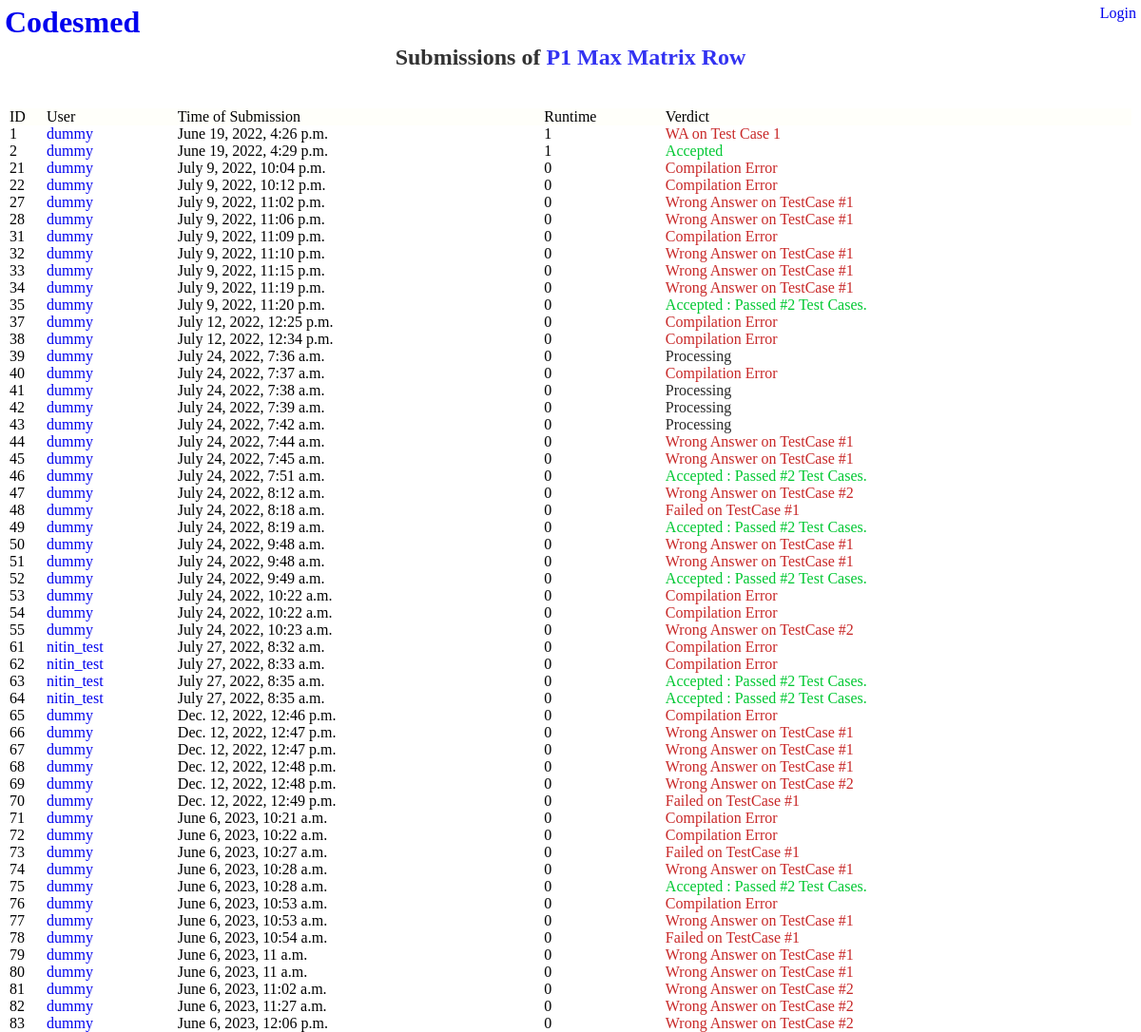
/submissions/1, run on an earlier commit of the app's database.
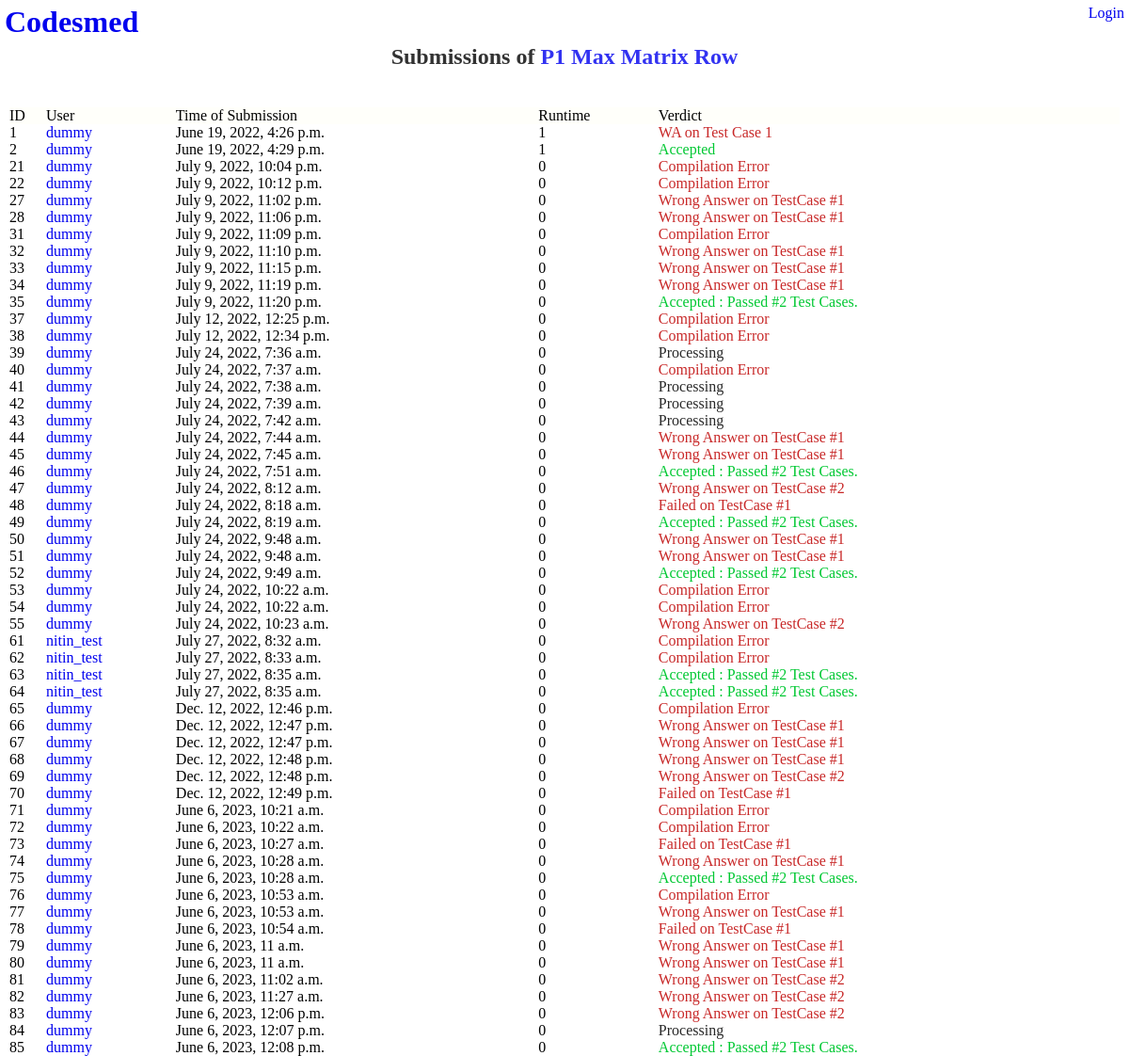
And on a later commit of the database.
### problems/models.py (models this page shows)
class Submission(models.Model) :
    user = models.ForeignKey(User, on_delete=models.CASCADE)
    problem = models.ForeignKey(Problem, on_delete=models.CASCADE)
    source_file_path = models.CharField(max_length=200)
    verdict = models.CharField(max_length=50) # Time Limit Exceeded on Test Case 1000 (37 chars)
    verdict_type = models.IntegerField()
    runtime = models.IntegerField()
    language_id = models.IntegerField()
    submission_time = models.DateTimeField()

### problems/views.py (the view)
# urls.py: path('submissions/<int:problem_id>', views.submissions_detail, name='submissions_detail_path'),
def submissions_detail(request, problem_id):
    problem = get_object_or_404(Problem, pk=problem_id)
    context = {'problem': problem, **get_cur_user_context(request) }
    return render(request, 'problems/submissions_detail.html', context)

### problems/views.py (called while the page is built)
def get_cur_user_context(request):
    is_logged_in = True
    username = ''
    if not is_cur_user_logged_in(request) :
        is_logged_in = False
    else :
        username = request.user.username
    return {
        'is_logged_in' : is_logged_in,
        'username' : username,
    }

def is_cur_user_logged_in(request):
    return request.user.is_authenticated

### problems/templates/problems/submissions_detail.html (shortened to what this page needs)
{% extends "problems/base.html" %}
{% block content_root %}
<div id="content-root">
    <h2 class="heading2">Submissions of
        <a href="{% url 'problems:detail_submit_path' problem.id %}">
            P{{problem.id}} {{problem.name}}
        </a>
    </h2>
    <table>
        <thead>
            <td class="table-header-cell" >ID</td>
            <td class="table-header-cell" >User</td>
            <td class="table-header-cell" >Time of Submission</td>
            <td class="table-header-cell" >Runtime</td>
            <td class="table-header-cell" >Verdict</td>
        </thead>
    <tbody>
        {% for submission in problem.submission_set.all %}
        <tr id="submission-{{submission.id}}">
            <td>{{submission.id}}</td>
            <td>
                <a href="{% url 'problems:user_profile_path' submission.user.username %}">{{submission.user.username}}</a>
            </td>
            <td>{{submission.submission_time}}</td>
            <td>{{submission.runtime}}</td>
            <td class="verdict-text-{{submission.verdict_type}}">{{submission.verdict}}</td>
        </tr>
        {% endfor %}
    </tbody>
    </table>
</div>
{% endblock content_root %}

What changed in the data, as far as the page shows it:
added Submission: id "84", user.username "dummy", submission_time "June 6, 2023, 12:07 p.m.", runtime "0", verdict "Processing", verdict_type -1 (drawn)
added Submission: id "85", user.username "dummy", submission_time "June 6, 2023, 12:08 p.m.", runtime "0", verdict "Accepted : Passed #2 Test Cases.", verdict_type 0 (drawn)
